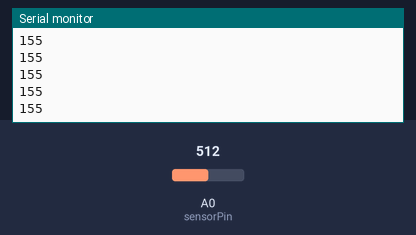
Recording of a sketch running on a simulated Arduino Uno, built with avr-gcc and run on an emulated ATmega328P. Parts: the last lines printed to the serial monitor. The test bench sets the inputs (shaded band); at power-on: A0 (sensorPin) = 512.

Above: at 1.2 s.
1.3 s: A0 (sensorPin) set to 716
At 1.32 s:
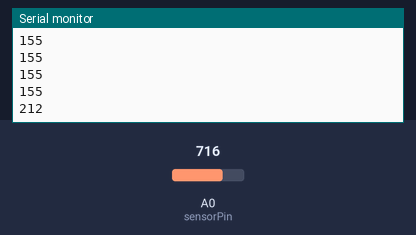
2.8 s: A0 (sensorPin) set to 900
At 2.83 s:
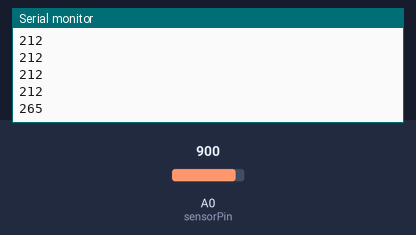
Timing chart, 0 to 5.8 s (numbered marks = the images above; inputs shaded):
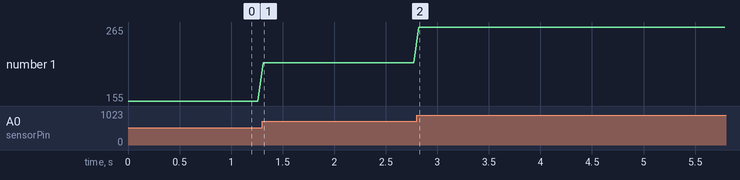

Measured:
- after the input at 1.3 s, the serial monitor: prints a new line at once (image 1)
- after the input at 2.8 s, the serial monitor: prints a new line at once (image 2)
- plotted number 1: 155 → 212 after the input at 1.3 s, 212 → 265 after the input at 2.8 s

The sketch:

activity-9b_sensor-jam.ino
```cpp
int sensorPin = A0;
int sensorValue = 0;

void setup() {
  Serial.begin(9600);
}

void loop() {
  sensorValue = analogRead(sensorPin);

  int mappedValue = map(sensorValue, 0, 1023, 10, 300);

  Serial.println(mappedValue);

  delay(50); //update speed
}
```
